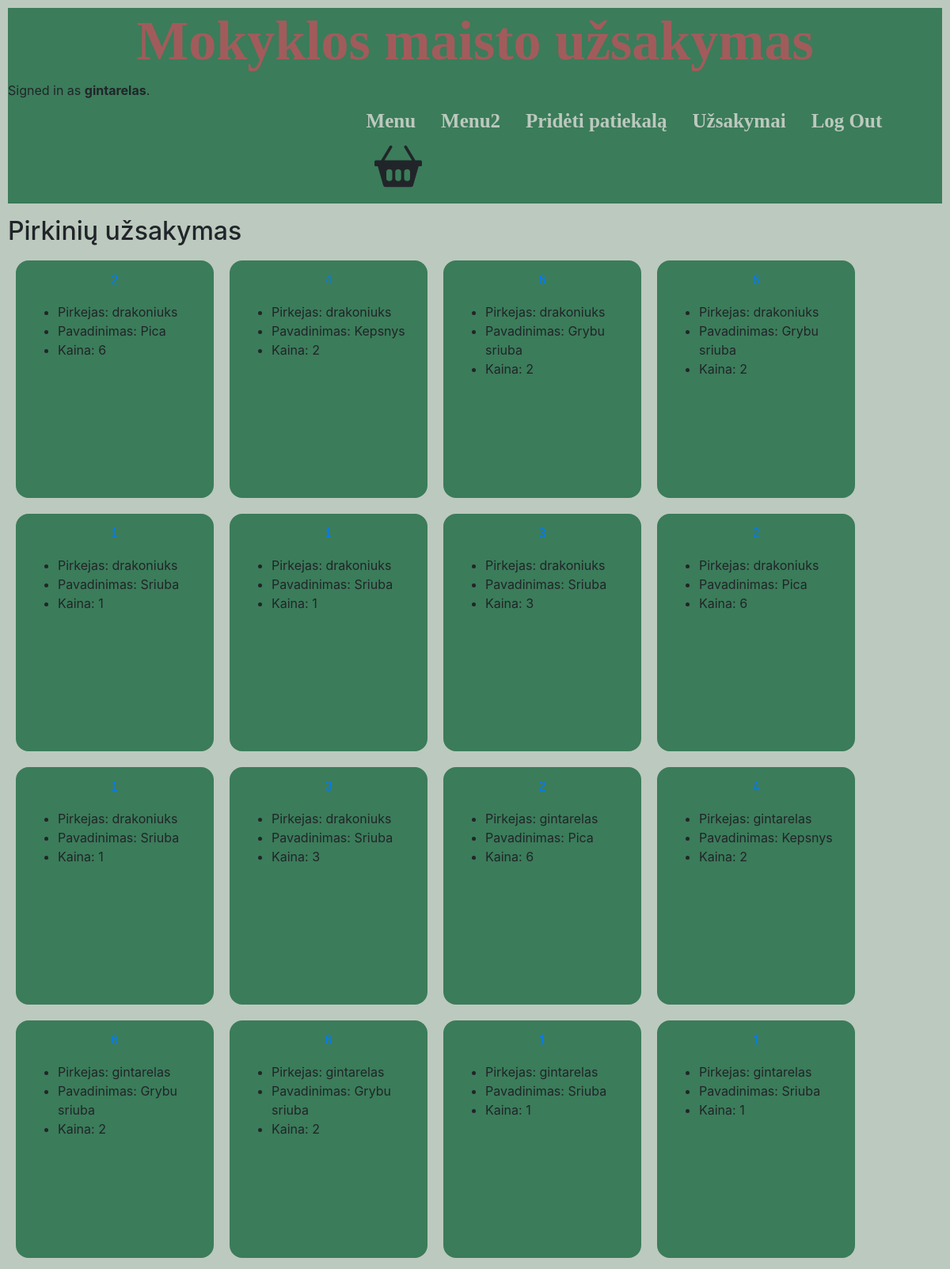
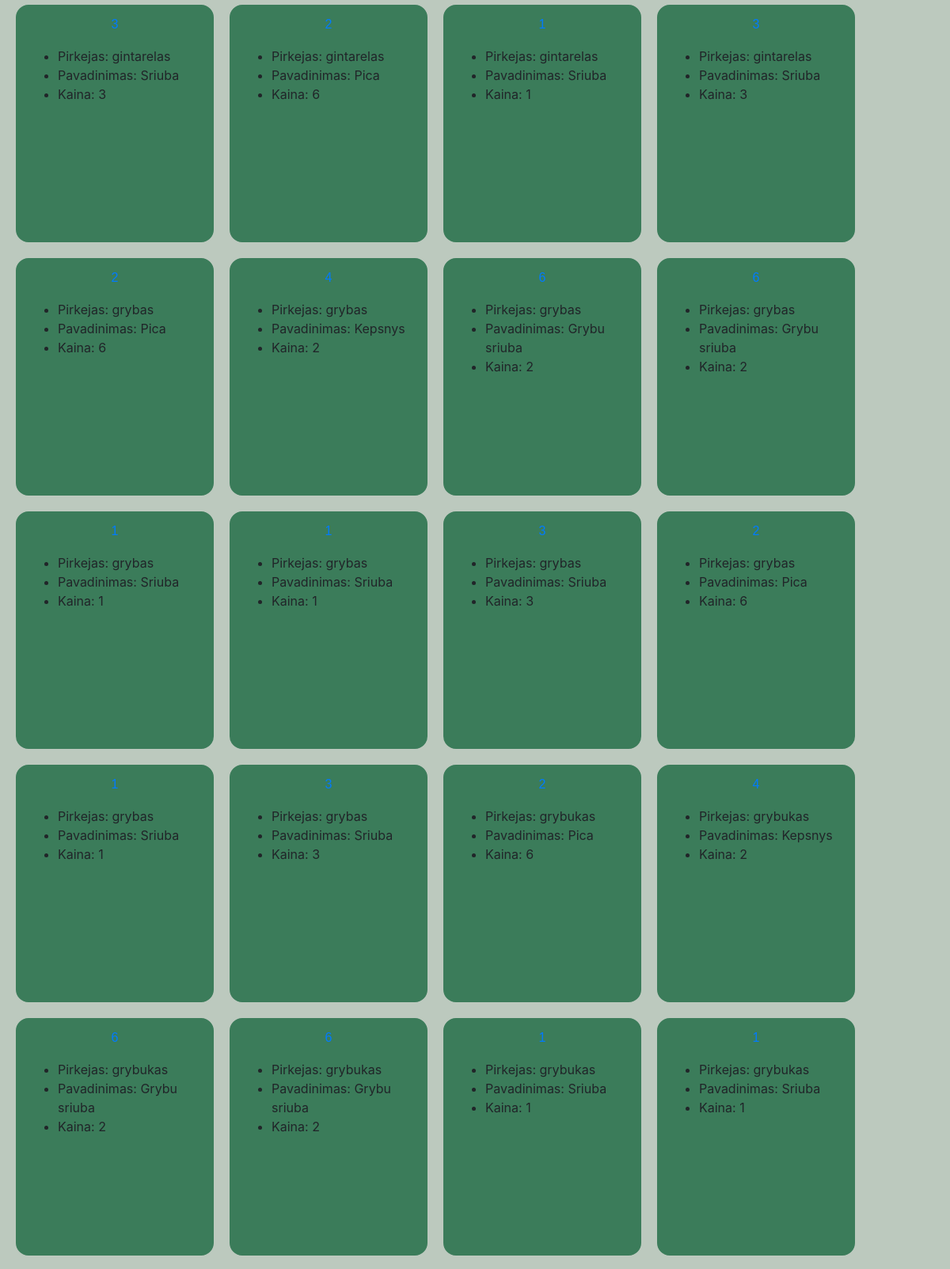
The page /uzsakymai (signed in, upper part) on the database its author committed (2 pictures, top to bottom).
### auctions/models.py (models this page shows, shortened)
class User(AbstractUser):
    pass

class MenuListings(models.Model):
    pavadinimas = models.CharField(max_length=64,)
    kaina = models.IntegerField()
    nuotrauka = models.ImageField(upload_to='images')

class Watchlist(models.Model):
    user = models.CharField(max_length=64)
    product_id = models.IntegerField()

### auctions/views.py (the view)
# urls.py: path("uzsakymai", views.uzsakymai, name="uzsakymai"),
def uzsakymai(request):
    items = Watchlist.objects.all().order_by('user')
    products = []
    users =[]
    for item in items:
        products.append(MenuListings.objects.get(id=item.product_id))
        product_user = item.user
        if product_user not in users:
            users.append(product_user)
    empty = False
    if len(products) == 0:
        empty = True
    return render(request, "auctions/uzsakymai.html", {
        "empty": empty,
        "products": products,
        "users": users
    })

### auctions/templates/auctions/uzsakymai.html
{% extends "auctions/layout.html" %}
{% block body %}
    <h2>Pirkinių užsakymas</h2>
    {% for user in users %}
        {% for product in products %}
            <div class="card" style="margin: 10px; padding:10px; float: left; width: 250px">
                <p align="center"><a href="{% url 'uzsakymai' %}">{{ product.id }} </a></p>
            <ul>
                <li>Pirkejas: {{user}} </li>
                <li>Pavadinimas: {{product.pavadinimas}} </li>
                <li>Kaina: {{product.kaina}} </li>
                <br>
            </div>
        {% empty %}
            <li>No products</li>
        </ul>
        {% endfor %}
    {% endfor %}
{% endblock %}

### auctions/templates/auctions/layout.html (shortened to what this page needs)
{% load static %}
<!DOCTYPE html>
<html lang="en">
    <head>
        <link rel="stylesheet" href="https://stackpath.bootstrapcdn.com/bootstrap/4.4.1/css/bootstrap.min.css">
        <link href="{% static 'auctions/styles.css' %}" rel="stylesheet">
        <link rel="stylesheet" href="https://cdnjs.cloudflare.com/ajax/libs/font-awesome/4.7.0/css/font-awesome.min.css">
    </head>
    <body >
        <div style="background-color: #3b7c5a">
        <h1 align="center" style="font-family: 'Hahmlet', serif; color: #A25B5B">Mokyklos maisto užsakymas</h1></style>
        <div >
            {% if user.is_authenticated %}
                Signed in as <strong>{{ user.username }}</strong>.
            {% else %}
                Not signed in.
            {% endif %}
        </div>
        <ul class="nav" >
            <li class="nav-item">
                <a class="nav-link" href="{% url 'index' %}">Menu</a>
            </li>
            <li class="nav-item">
                <a class="nav-link" href="{% url 'menu2' %}">Menu2</a>
            </li>
            <li class="nav-item">
                <a class="nav-link" href="{% url 'create_listing' %}">Pridėti patiekalą</a>
            </li>
            <li class="nav-item">
                <a class="nav-link" href="{% url 'uzsakymai' %}">Užsakymai</a>
            </li>
            {% if user.is_authenticated %}
                <li class="nav-item">
                    <a class="nav-link" href="{% url 'logout' %}">Log Out</a>
                </li>
            {% endif %}
            <div style="position: relative; right: 0px;"><input type=button class="btn" style="right:0px" ><svg xmlns="http://www.w3.org/2000/svg" width="60" height="60" fill="currentColor" class="bi bi-basket2-fill" viewBox="0 0 16 16">
                </div>
        </ul>
        <hr>
    </div>
        {% block body %}
        {% endblock %}
    </body>
</html>

### auctions/static/auctions/styles.css (style rules this page uses)
body { padding: 10px; background-color: #bcc9be; }
h1 { font-family: 'Archivo', sans-serif; font-size: 70px; font-weight: bold; }
p { font-family: 'Archivo', sans-serif; }
.card { background-color: #3b7c5a; border-radius: 1rem ; border-width: 3px; display:flex; width: 400px; height: 300px; margin: 30px; margin-left: 50px; padding:10px; float: left; border-color:#3b7c5a; }
.nav { align-items: center; padding-left: 37%; }
.nav-link { color: #bcc9be; font-size: 25px; font-weight: bold; font-family: 'Libre Baskerville', serif; }

### rows shown on the page
User: username "gintarelas"
MenuListings: pavadinimas "Pica", kaina "6"
Watchlist: user "drakoniuks"
MenuListings: pavadinimas "Kepsnys", kaina "2"
MenuListings: pavadinimas "Grybu sriuba", kaina "2"
MenuListings: pavadinimas "Sriuba", kaina "1"
MenuListings: pavadinimas "Sriuba", kaina "3"
Watchlist: user "gintarelas"
Watchlist: user "grybas"
Watchlist: user "grybukas"
